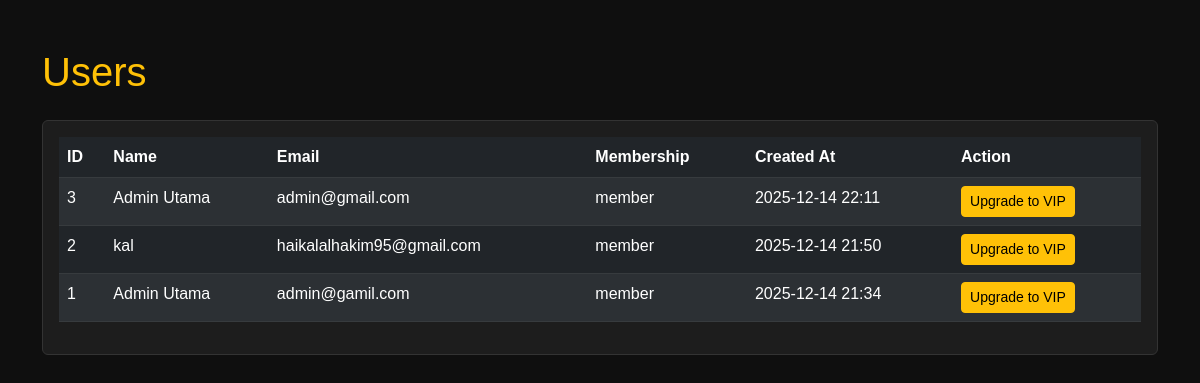
The app's page /users (signed in) with its own data.
### tables this page shows
CREATE TABLE users (
            id INTEGER PRIMARY KEY AUTOINCREMENT,
            name TEXT NOT NULL,
            email TEXT NOT NULL UNIQUE,
            password TEXT NOT NULL,
            membership TEXT NOT NULL DEFAULT 'member',
            created_at TEXT
        , role TEXT DEFAULT 'user');

### app.py (the view)
@app.route('/users')
@admin_required
def list_users():
    conn = get_db_connection()
    cur = conn.cursor()
    cur.execute("SELECT id, name, email, membership, role, created_at FROM users ORDER BY id DESC")
    rows = cur.fetchall()
    conn.close()
    users = [dict(r) for r in rows]
    return render_template('users.html', users=users)

### app.py (called while the page is built, shortened)
def get_db_connection():
    conn = sqlite3.connect(DB_PATH)
    conn.row_factory = sqlite3.Row
    return conn

def admin_required(f):
    @wraps(f)
    def decorated(*args, **kwargs):
        user = session.get('user')
        if not user:
            flash('Silakan login terlebih dulu')
            return redirect(url_for('login'))
        if user.get('role') == 'admin':
            return f(*args, **kwargs)
    return decorated

### templates/users.html (shortened to what this page needs)
<!DOCTYPE html>
<html lang="en">
  <head>
    <link
      href="https://cdn.jsdelivr.net/npm/bootstrap@5.3.0/dist/css/bootstrap.min.css"
      rel="stylesheet"
    />
  </head>
  <body>
    <div class="container py-5">
      <h1 class="text-warning mb-4">Users</h1>
      <div class="card p-3">
        <table class="table table-dark table-striped">
          <thead>
            <tr>
              <th>ID</th>
              <th>Name</th>
              <th>Email</th>
              <th>Membership</th>
              <th>Created At</th>
              <th>Action</th>
            </tr>
          </thead>
          <tbody>
            {% for u in users %}
            <tr>
              <td>{{ u.id }}</td>
              <td>{{ u.name }}</td>
              <td>{{ u.email }}</td>
              <td>{{ u.membership }}</td>
              <td>{{ u.created_at }}</td>
              <td>
                {% if u.membership != 'vip' %}
                <form method="post" action="/admin/upgrade/{{ u.id }}">
                  <button class="btn btn-sm btn-warning">Upgrade to VIP</button>
                </form>
                {% else %}
                <span class="text-success">VIP</span>
                {% endif %}
              </td>
            </tr>
            {% endfor %}
          </tbody>
        </table>
      </div>
    </div>
  </body>
</html>

### templates/users.html (style rules this page uses)
body { background: #0f0f0f; color: white; font-family: Poppins, sans-serif; }
.card { background: rgba(30, 30, 30, 0.95); border: 1px solid #333; }

### records on screen
users: id "3", name "Admin Utama", email "admin@gmail.com", membership "member", created_at "2025-12-14 22:11"
users: id "2", name "kal", email "haikalalhakim95@gmail.com", membership "member", created_at "2025-12-14 21:50"
users: id "1", name "Admin Utama", email "admin@gamil.com", membership "member", created_at "2025-12-14 21:34"
